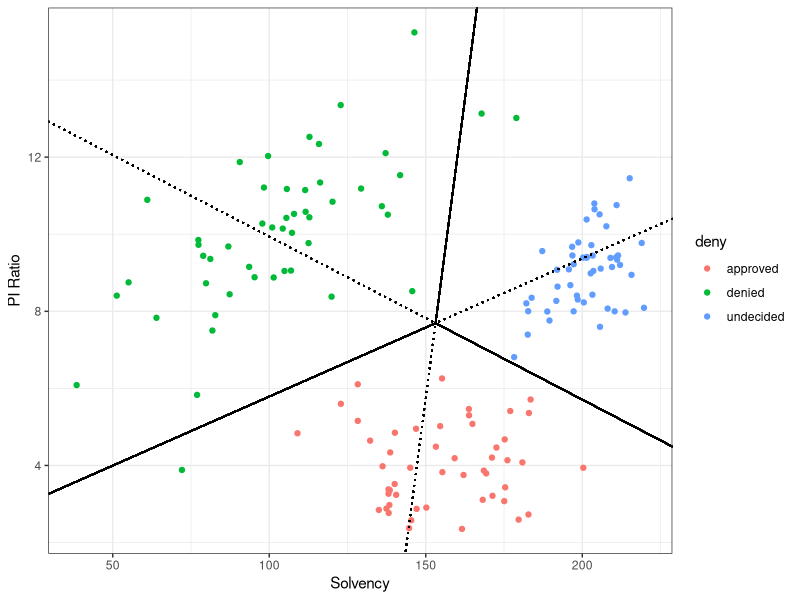

Write the R code that produced this figure.
################################################################################
# Barcelona Graduate School of Economics
# Master's Degree in Data Science
# Course : Avanced Computational Methods
################################################################################
# Author : (c) Miquel Torrens
# Title  : Problem Set #1 (Part 2)
# Date   : 2016.01.13
################################################################################
# source('~/Desktop/bgse/projects/github/acm/PS1/loanData3C.R')
################################################################################

# Set working directory
if (FALSE) {
  setwd('~/Desktop/bgse/projects/github/acm/PS1/')
}

# Libraries
library(mvtnorm)
library(ggplot2)

# Wrapper functions
################################################################################
sigma.xy <- function(rho, sd.x, sd.y) {
################################################################################
  cov.term <- rho * sd.x * sd.y
  vcm <- matrix(c(sd.x ** 2, cov.term, cov.term, sd.y ** 2), 2, 2, byrow = TRUE)
  return(vcm)
}

################################################################################
gen.bvn <- function(n = 1, seed = NA, mu.xy = c(0, 1), sigma.xy = diag(2)) {
################################################################################
  require(mvtnorm)
  if (! is.na(seed)) { set.seed(seed) }
  rdraws <- rmvnorm(n, mean = mu.xy, sigma = sigma.xy)
  return(rdraws)
}

################################################################################
loan.data <- function(n.app, n.den, n.und, mu.app, mu.den, mu.und, sd.app,
                      sd.den, sd.und, rho.app, rho.den, rho.und, seed = 1111,
                      store = FALSE, pic = TRUE) {
################################################################################
  sigma.app <- sigma.xy(rho = rho.app, sd.x = sd.app[1], sd.y = sd.app[2])
  sigma.den <- sigma.xy(rho = rho.den, sd.x = sd.den[1], sd.y = sd.den[2])
  sigma.und <- sigma.xy(rho = rho.und, sd.x = sd.und[1], sd.y = sd.und[2])
  app <- gen.bvn(n = n.app, mu.app, sigma.app, seed = seed)
  den <- gen.bvn(n = n.den, mu.den, sigma.den, seed = seed + 1)
  und <- gen.bvn(n = n.und, mu.und, sigma.und, seed = seed + 2)
  loan.df <- as.data.frame(rbind(app, den, und))
  deny <- c(rep('approved', n.app),
            rep('denied', n.den),
            rep('undecided', n.und))
  target <- c(rep(0, n.app), rep(1, n.den), rep(2, n.und))
  loan.df <- data.frame(loan.df, deny, target)
  colnames(loan.df) <- c('pi_ratio', 'solvency', 'deny', 'target')

  if (store == TRUE) {
    write.csv(loan.df, file = 'predictions.csv', row.names = FALSE)    
  }

  return(loan.df)
}

################################################################################
# Function that carries out the exercise
loanData3C <- function(store = TRUE, pic = TRUE, dashed = TRUE) {
################################################################################
  # Build the data frame
  loan.df <- loan.data(n.app = 50, n.den = 50, n.und = 50, mu.app = c(4, 150),
                       mu.den = c(10, 100), mu.und = c(9, 200),
                       sd.app = c(1, 20), sd.den = c(2, 30), sd.und = c(1, 10),
                       rho.app = -0.1, rho.den = 0.6, rho.und = 0.5,
                       seed = 1221)

  # Rebuild the data frame for prediction
  n.app <- 50
  n.den <- 50
  n.und <- 50
  loan.df <- cbind(loan.df,
                   target1 = c(rep(0, n.app), rep(1, n.den), rep(0, n.und)),
                   target2 = c(rep(1, n.app), rep(0, n.den), rep(0, n.und)),
                   target3 = c(rep(0, n.app), rep(0, n.den), rep(1, n.und)))

  cols <- c('pi_ratio', 'solvency')
  X <- as.matrix(cbind(ind = rep(1, nrow(loan.df)), loan.df[, cols]))
  Y <- cbind(target1 = c(rep(0, n.app), rep(1, n.den), rep(0, n.und)),
             target2 = c(rep(1, n.app), rep(0, n.den), rep(0, n.und)),
             target3 = c(rep(0, n.app), rep(0, n.den), rep(1, n.und)))

  # Parameters
  w <- solve(t(X) %*% X) %*% t(X) %*% Y

  # Predictions
  preds <- X %*% w
  #head(preds)
  denied <- (preds == apply(preds, 1, max))[, 1]
  approv <- (preds == apply(preds, 1, max))[, 2]
  undeci <- (preds == apply(preds, 1, max))[, 3]

  # Prediction and conf.matrix
  pred.labs <- ifelse(denied, 'denied', ifelse(approv, 'approved', 'undecided'))
  conf.matrix <- table(loan.df[, 'deny'], pred.labs)
  conf.matrixP <- prop.table(conf.matrix, 1)

  # Intercepts and slopes of the discriminant functions
  int1 <- (w[1, 2] - w[1, 1]) / (w[2, 1] - w[2, 2])
  slo1 <- (w[3, 2] - w[3, 1]) / (w[2, 1] - w[2, 2])

  int2 <- (w[1, 3] - w[1, 1]) / (w[2, 1] - w[2, 3])
  slo2 <- (w[3, 3] - w[3, 1]) / (w[2, 1] - w[2, 3])

  int3 <- (w[1, 2] - w[1, 3]) / (w[2, 3] - w[2, 2])
  slo3 <- (w[3, 2] - w[3, 3]) / (w[2, 3] - w[2, 2])

  # Plot them
  if (dashed == FALSE) {
    plot1 <- ggplot(data = loan.df,
                    aes(x = solvency,
                        y = pi_ratio,
                        colour = deny,
                        fill = deny)) +
                    theme_bw() +
                    geom_point() +
                    xlab('Solvency') +
                    ylab('PI Ratio') +
                    #theme(text = element_text(family = 'Arial')) + 
                    geom_abline(intercept = int1, slope = slo1) + 
                    geom_abline(intercept = int2, slope = slo2) +
                    geom_abline(intercept = int3, slope = slo3)
  } else {
    # Where the three equations intersect
    meet.x <- (int2 - int1) / (slo1 - slo2)
    meet.y <- int1 + slo1 * meet.x

    x1 <- 0.5 * min(loan.df[, 'solvency'])
    x2 <- 1.2 * max(loan.df[, 'solvency'])

    y11 <- int1 + slo1 * x1
    y12 <- int1 + slo1 * x2
    y21 <- int2 + slo2 * x1
    #y21 <- int2 + slo2 * 142  # Special case
    y22 <- int2 + slo2 * x2
    #y22 <- int2 + slo2 * 167  # Special case
    y31 <- int3 + slo3 * x1
    y32 <- int3 + slo3 * x2

    # Plot
    plot1 <- ggplot(data = loan.df,
                    aes(x = solvency, y = pi_ratio, colour = deny, fill = deny)) +
                    theme_bw() +
                    geom_point() +
                    xlab('Solvency') +
                    ylab('PI Ratio') +
                    geom_segment(x = x1, y = y11, xend = meet.x, yend = meet.y, col = 'black') +
                    geom_segment(x = x2, y = y12, xend = meet.x, yend = meet.y, lty = 3, col = 'black') +
                    geom_segment(x = x1, y = y21, xend = meet.x, yend = meet.y, lty = 3, col = 'black') +
                    #geom_segment(x = 142, y = y21, xend = meet.x, yend = meet.y, lty = 3, col = 'black') +
                    geom_segment(x = x2, y = y22, xend = meet.x, yend = meet.y, col = 'black') +
                    #geom_segment(x = 167, y = y22, xend = meet.x, yend = meet.y, col = 'black') +
                    geom_segment(x = x1, y = y31, xend = meet.x, yend = meet.y, lty = 3, col = 'black') +
                    geom_segment(x = x2, y = y32, xend = meet.x, yend = meet.y, col = 'black')    
  }

  # Save the plot
  if (pic == TRUE) {
    pdf('discFunction3C.pdf')
    print(plot1)
    dev.off()
    cat('Saved plot:', paste(getwd(), '/discFunction3C.pdf', sep = ''), '\n')
  }

  # Final result
  df <- loan.df
  for (i in 1:3) {
    df[, paste('target', i, sep = '')] <- NULL
  }
  df <- cbind(df, preds, pred.labs)
  colnames(df) <- c('pi_ratio', 'solvency', 'denied', 'target', 'pred_class1',
                    'pred_class2', 'pred_class3', 'decision')

  # Save the data in a .csv file
  if (store == TRUE) {
    write.csv(df, file = 'predictions.csv', row.names = FALSE)
    cat('Saved file:', paste(getwd(), '/predictions.csv', sep = ''), '\n')
  }

  # End
  predictions <<- df
  return(df)
}

# Run it
loanData3C()
# END OF SCRIPT
